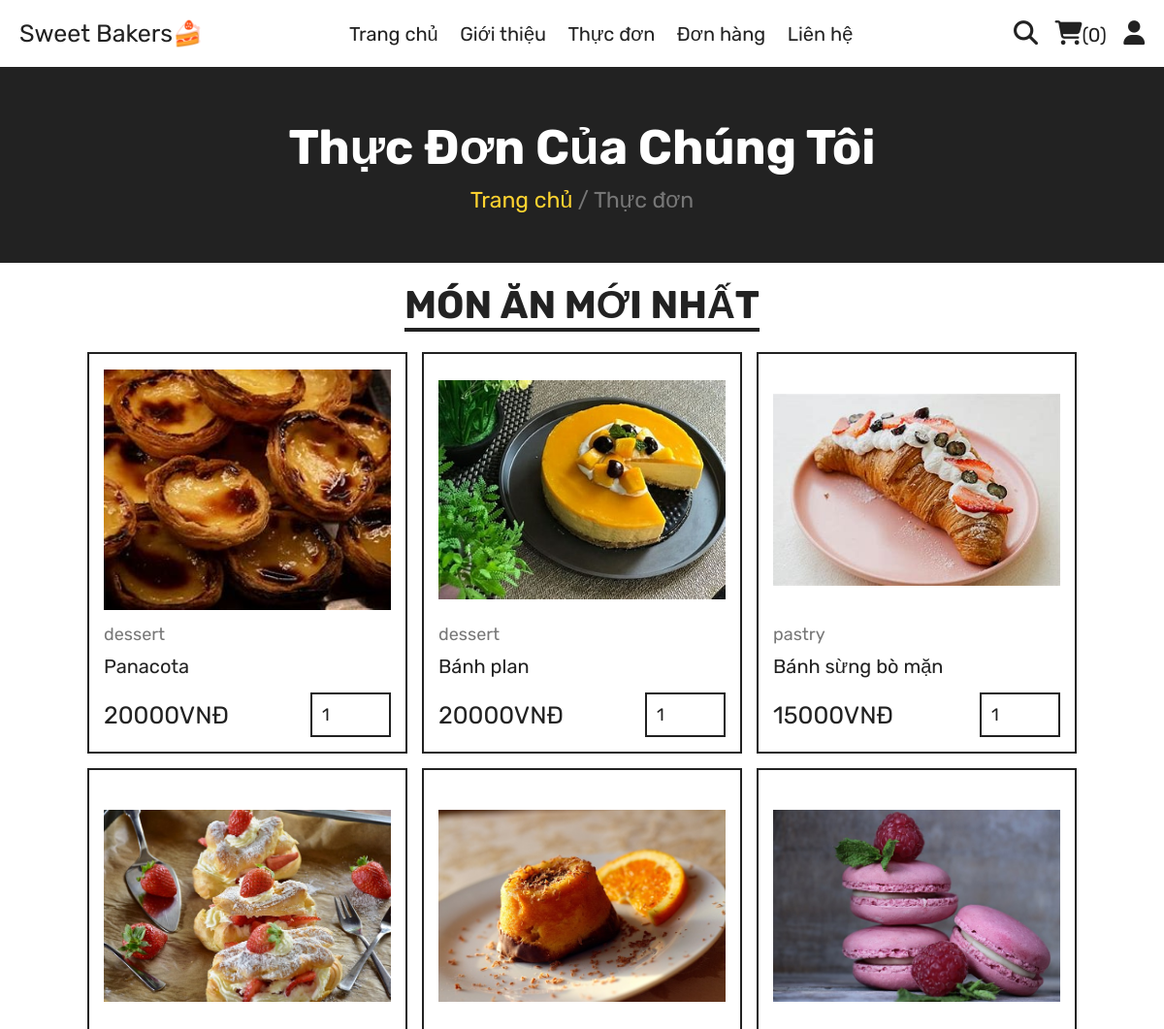
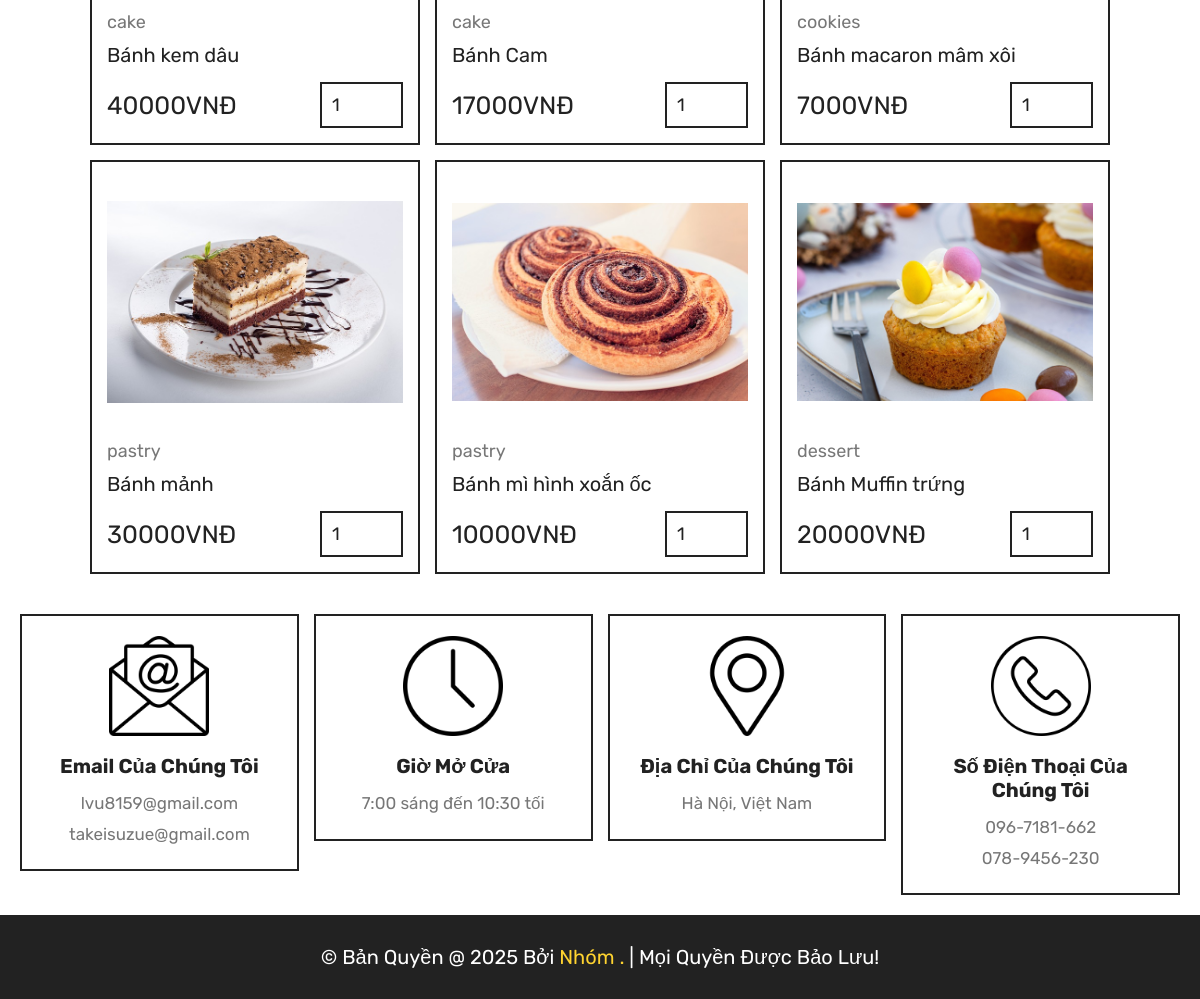
Page /menu.php on the committed database (2 pictures, top to bottom).
### tables this page shows
CREATE TABLE `products` (
  `id` int(100) NOT NULL,
  `name` varchar(100) NOT NULL,
  `category` varchar(100) NOT NULL,
  `price` int(10) NOT NULL,
  `image` varchar(100) NOT NULL
);

### menu.php (the view, shortened to what this page needs)
<?php
include 'components/connect.php';
?>
<!DOCTYPE html>
<html lang="vi">
<head>
   <link rel="stylesheet" href="https://cdnjs.cloudflare.com/ajax/libs/font-awesome/6.1.1/css/all.min.css">
   <link rel="stylesheet" href="css/style.css">
</head>
<body>
<?php include 'components/user_header.php'; ?>
<div class="heading">
   <h3>Thực đơn của chúng tôi</h3>
   <p><a href="home.php">Trang chủ</a> <span> / Thực đơn</span></p>
</div>
<section class="products">
   <h1 class="title">Món ăn mới nhất</h1>
   <div class="box-container">
      <?php
         $select_products = $conn->prepare("SELECT * FROM `products`");
         $select_products->execute();
         if($select_products->rowCount() > 0){
            while($fetch_products = $select_products->fetch()){
      ?>
      <form action="" method="post" class="box">
         <img src="uploaded_img/<?= $fetch_products['image']; ?>" alt="">
         <a href="category.php?category=<?= $fetch_products['category']; ?>" class="cat"><?= $fetch_products['category']; ?></a>
         <div class="name"><?= $fetch_products['name']; ?></div>
         <div class="flex">
            <div class="price"><span></span><?= $fetch_products['price']; ?>VNĐ</div>
            <input type="number" name="qty" class="qty" min="1" max="99" value="1" maxlength="2">
         </div>
      </form>
      <?php
            }
         }else{
            echo '<p class="empty">Chưa có sản phẩm nào được thêm!</p>';
         }
      ?>
   </div>
</section>
<?php include 'components/footer.php'; ?>
</body>
</html>

### css/style.css (style rules this page uses)
:root { --yellow:#fed330; --red:#e74c3c; --white:#fff; --black:#222; --light-color:#777; --border:.2rem solid var(--black); }
* { font-family: 'Rubik', sans-serif; margin:0; padding:0; box-sizing: border-box; outline: none; border: none; text-decoration: none; }
html { font-size: 62.5%; overflow-x: hidden; scroll-behavior: smooth; stop-opacity: 7rem; }
section { margin:0 auto; max-width: 1200px; padding:2rem; }
.title { text-align: center; margin-bottom: 2.5rem; font-size: 4rem; color:var(--black); text-transform: uppercase; text-decoration: underline; text-underline-offset: 1rem; }
.heading { display: flex; align-items: center; justify-content: center; gap:1rem; flex-flow: column; background-color: var(--black); min-height: 20rem; }
.heading h3 { font-size: 5rem; color:var(--white); text-transform: capitalize; }
.heading p { font-size: 2.3rem; color:var(--light-color); }
.heading p a { color:var(--yellow); }
.products .box-container { display: grid; grid-template-columns: repeat(auto-fit, 33rem); justify-content: center; align-items: flex-start; gap:1.5rem; }
.products .box-container .box { border:var(--border); padding:1.5rem; position: relative; overflow: hidden; }
.products .box-container .box img { height: 25rem; width: 100%; object-fit: contain; margin-bottom: 1rem; }
.products .box-container .box .cat { font-size: 1.8rem; color:var(--light-color); }
.products .box-container .box .name { font-size: 2rem; color:var(--black); margin:1rem 0; }
.products .box-container .box .flex { display: flex; align-items: center; gap:1rem; margin-top: 1.5rem; }
.products .box-container .box .flex .price { margin-right: auto; font-size: 2.5rem; color:var(--black); }
.products .box-container .box .flex .qty { padding:1rem; border:var(--border); font-size: 1.8rem; color:var(--black); }

### rows in the picture
products: image (picture), category "dessert", name "Panacota", price "20000"
products: image (picture), category "dessert", name "Bánh plan", price "20000"
products: image (picture), category "pastry", name "Bánh sừng bò mặn", price "15000"
products: image (picture), category "cake", name "Bánh kem dâu", price "40000"
products: image (picture), category "cake", name "Bánh Cam", price "17000"
products: image (picture), category "cookies", name "Bánh macaron mâm xôi", price "7000"
products: image (picture), category "pastry", name "Bánh mảnh", price "30000"
products: image (picture), category "pastry", name "Bánh mì hình xoắn ốc", price "10000"
products: image (picture), category "dessert", name "Bánh Muffin trứng", price "20000"

### other values in the picture
$total_cart_items "0"
